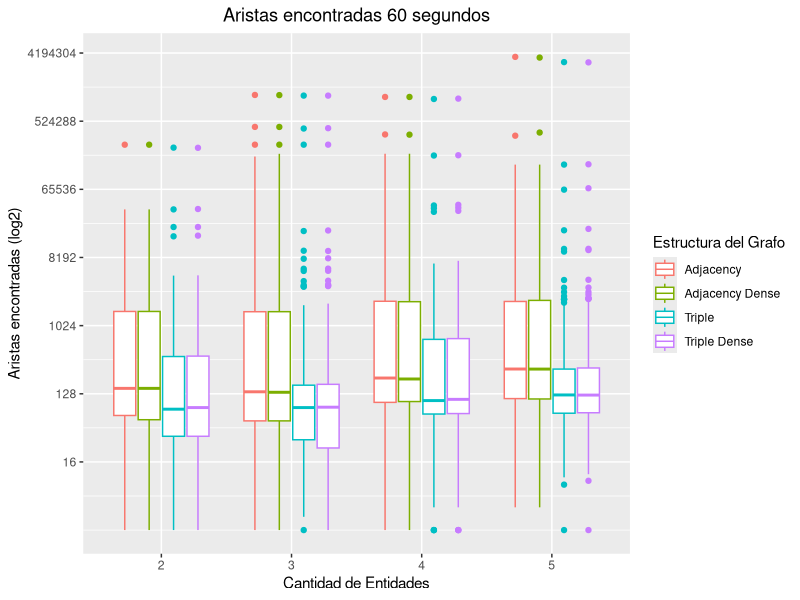
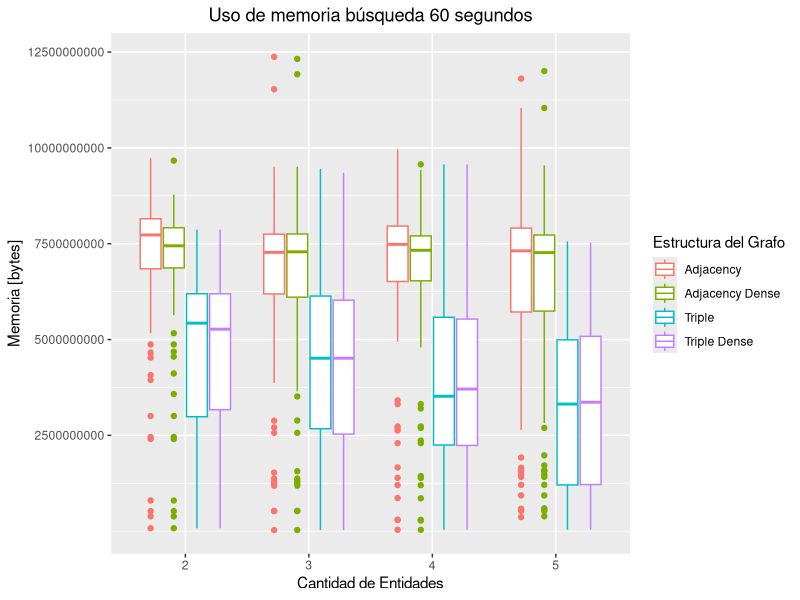
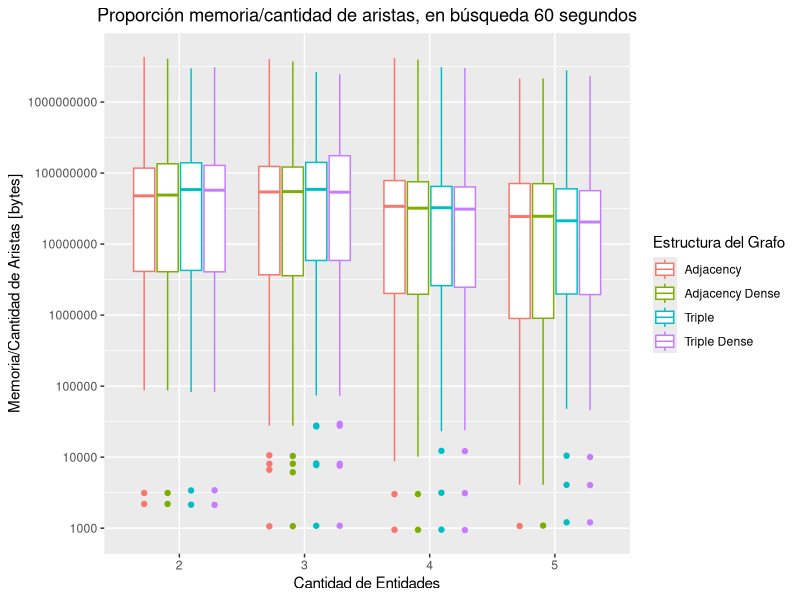
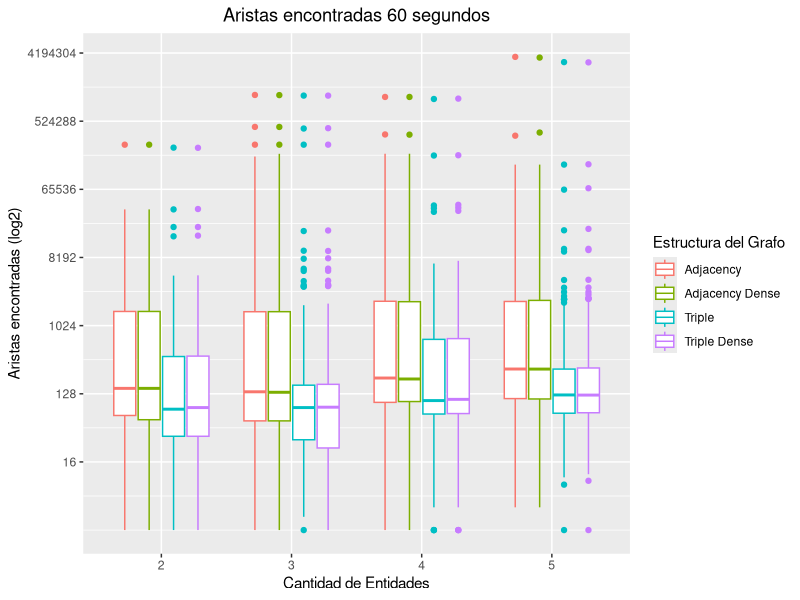
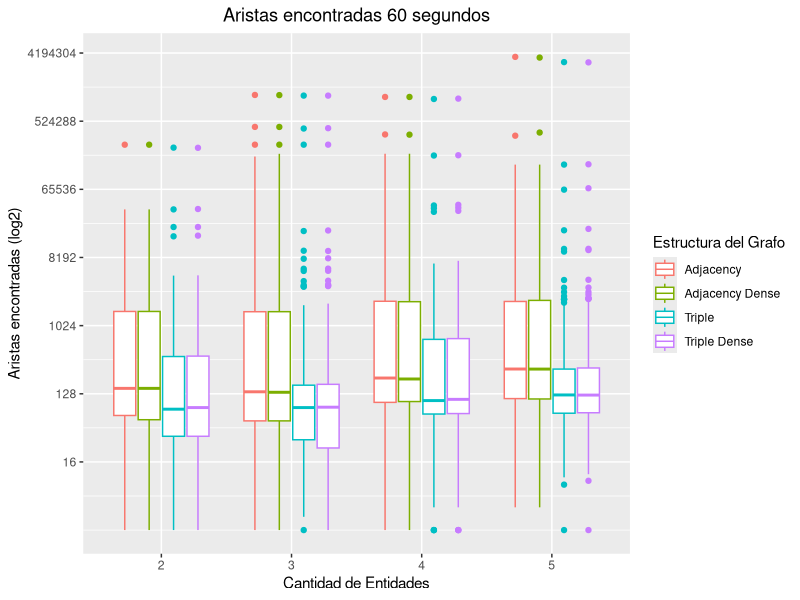
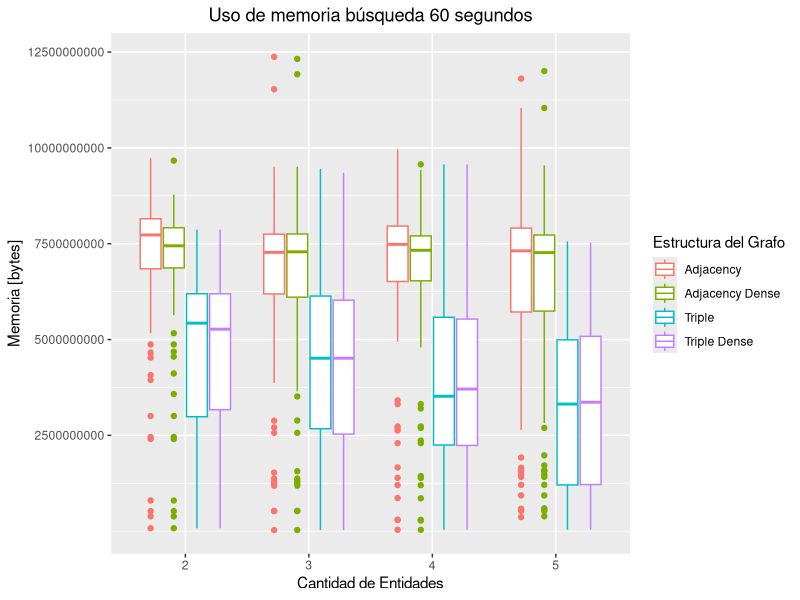
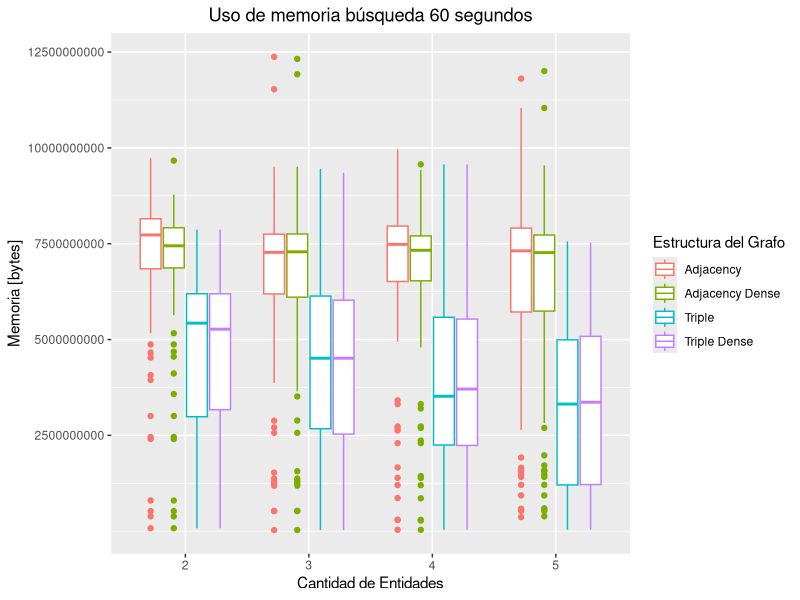
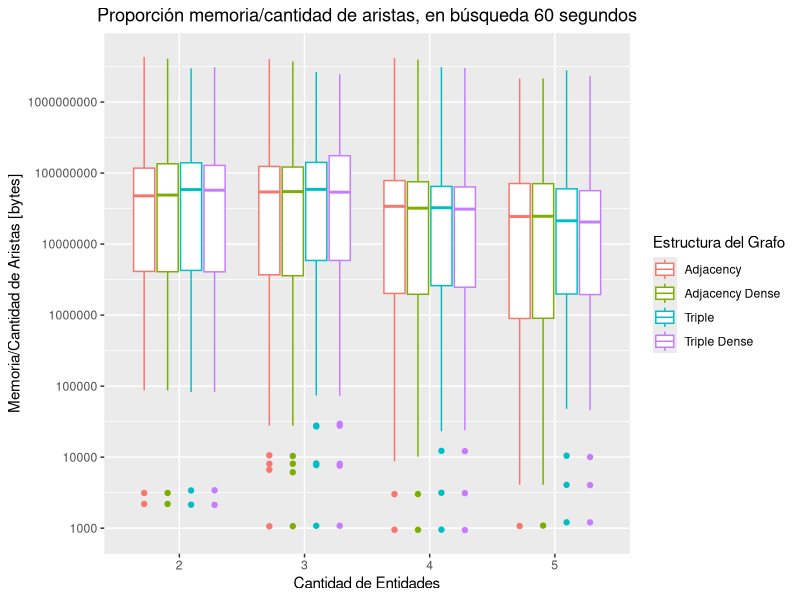

The R script that drew these images, in order:
## ---- chunk 1
library(ggplot2)
## ---- chunk 2
tiemposBusquedaCamino <- read.csv("datos/TPF_OptMem.csv", sep = ";")
#tiemposBusquedaCamino <- read.csv("datos/comparacion.csv", sep = ";")
## ---- chunk 3
options(scipen = 999)

tiemposBusquedaCamino$memArista = tiemposBusquedaCamino$Memoria / tiemposBusquedaCamino$Aristas

tiemposBusquedaCamino$Estructura[tiemposBusquedaCamino$Estructura == "graphGt"] <- "Objetos de Java"
tiemposBusquedaCamino$Estructura[tiemposBusquedaCamino$Estructura == "graphComp"] <- "Adjacency" #"Comprimido con índices"
tiemposBusquedaCamino$Estructura[tiemposBusquedaCamino$Estructura == "graphCompDense"] <- "Adjacency Dense"
tiemposBusquedaCamino$Estructura[tiemposBusquedaCamino$Estructura == "graphNativeFull"] <- "Triple"
tiemposBusquedaCamino$Estructura[tiemposBusquedaCamino$Estructura == "graphNativeFullDense"] <- "Triple Dense"

tiemposBusquedaCamino$Grupos[tiemposBusquedaCamino$Grupos == "penta"] <- "5"
tiemposBusquedaCamino$Grupos[tiemposBusquedaCamino$Grupos == "cuadra"] <- "4"
tiemposBusquedaCamino$Grupos[tiemposBusquedaCamino$Grupos == "triple"] <- "3"
tiemposBusquedaCamino$Grupos[tiemposBusquedaCamino$Grupos == "double"] <- "2"
## ---- chunk 4
ggplot(tiemposBusquedaCamino, aes(x=Grupos, y=Aristas, color=Estructura)) + #fill=Estructura

  geom_boxplot() +

  labs(title= "Aristas encontradas 60 segundos",
       color = "Estructura del Grafo",
       y = "Aristas encontradas (log2)",
       x = "Cantidad de Entidades") +
  #
  theme(plot.title = element_text(hjust = 0.5)) +
  #+ theme(axis.text.x = element_text(angle = 90, hjust = 1, vjust = 0.5))
  scale_y_continuous(trans='log2', breaks = c(2^4, 2^7,2^10,2^13,2^16,2^19,2^22))
# c(1000, 1000000, 1000000000)

ggsave(plot = last_plot(), filename = "export/4_TiempoBusquedaCaminos.png", width=8, height=5, dpi=300)
ggsave(plot = last_plot(), filename = "export/4_TiempoBusquedaCaminos.pdf", width=8, height=5, dpi=300)



# width=4, height=4, dpi=300
## ---- chunk 5

ggplot(tiemposBusquedaCamino, aes(x=Grupos, y=Memoria, color=Estructura)) + #fill=Estructura

  geom_boxplot() +

  labs(title= "Uso de memoria búsqueda 60 segundos",
       color = "Estructura del Grafo",
       y = "Memoria [bytes]",
       x = "Cantidad de Entidades") +
  #
  theme(plot.title = element_text(hjust = 0.5)) +
  #+ theme(axis.text.x = element_text(angle = 90, hjust = 1, vjust = 0.5))
  #scale_y_continuous(trans='log2')#, breaks = c(2,4,8,16,32,64,128,256,512,1024,2048,4096))
  scale_y_continuous(breaks = c(2500000000,5000000000,7500000000,10000000000,12500000000,15000000000,17500000000))


ggsave(plot = last_plot(), filename = "export/4_MemoriaBusquedaCaminos.png", width=8, height=5, dpi=300)
ggsave(plot = last_plot(), filename = "export/4_MemoriaBusquedaCaminos.pdf", width=8, height=5, dpi=300)

# width=4, height=4, dpi=300

## ---- chunk 6

ggplot(tiemposBusquedaCamino, aes(x=Grupos, y=memArista, color=Estructura)) + #fill=Estructura

  geom_boxplot() +

  labs(title= "Proporción memoria/cantidad de aristas, en búsqueda 60 segundos",
       color = "Estructura del Grafo",
       y = "Memoria/Cantidad de Aristas [bytes]",
       x = "Cantidad de Entidades") +
  #
  theme(plot.title = element_text(hjust = 0.5)) +
  #+ theme(axis.text.x = element_text(angle = 90, hjust = 1, vjust = 0.5))
  #scale_y_continuous(trans='log2')#, breaks = c(2,4,8,16,32,64,128,256,512,1024,2048,4096))
  scale_y_continuous(trans='log10', breaks=c(10^0,10^1,10^2,10^3,10^4,10^5,10^6,10^7,10^8,10 ^9))

ggsave(plot = last_plot(), filename = "export/4_MemoriaAristasBusquedaCaminos.png", width=8, height=5, dpi=300)
ggsave(plot = last_plot(), filename = "export/4_MemoriaAristasBusquedaCaminos.pdf", width=8, height=5, dpi=300)

# width=4, height=4, dpi=300

